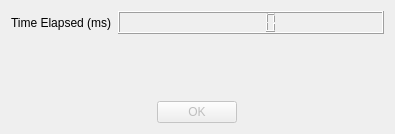
<?xml version="1.0" encoding="UTF-8"?>
<ui version="4.0">
 <class>DecoderProgressDialog</class>
 <widget class="QDialog" name="DecoderProgressDialog">
  <property name="geometry">
   <rect>
    <x>0</x>
    <y>0</y>
    <width>395</width>
    <height>134</height>
   </rect>
  </property>
  <property name="windowTitle">
   <string>Processing...</string>
  </property>
  <layout class="QGridLayout" name="gridLayout">
   <item row="0" column="0">
    <layout class="QFormLayout" name="formLayout">
     <item row="0" column="0">
      <widget class="QLabel" name="label_3">
       <property name="text">
        <string>Time Elapsed (ms)</string>
       </property>
      </widget>
     </item>
     <item row="0" column="1">
      <widget class="QLCDNumber" name="dec_lcd">
       <property name="sizePolicy">
        <sizepolicy hsizetype="MinimumExpanding" vsizetype="Minimum">
         <horstretch>0</horstretch>
         <verstretch>0</verstretch>
        </sizepolicy>
       </property>
      </widget>
     </item>
    </layout>
   </item>
   <item row="1" column="0" alignment="Qt::AlignHCenter">
    <widget class="QPushButton" name="dec_pushButton">
     <property name="enabled">
      <bool>false</bool>
     </property>
     <property name="maximumSize">
      <size>
       <width>16777215</width>
       <height>16777215</height>
      </size>
     </property>
     <property name="text">
      <string>OK</string>
     </property>
    </widget>
   </item>
  </layout>
 </widget>
 <resources/>
 <connections/>
</ui>
